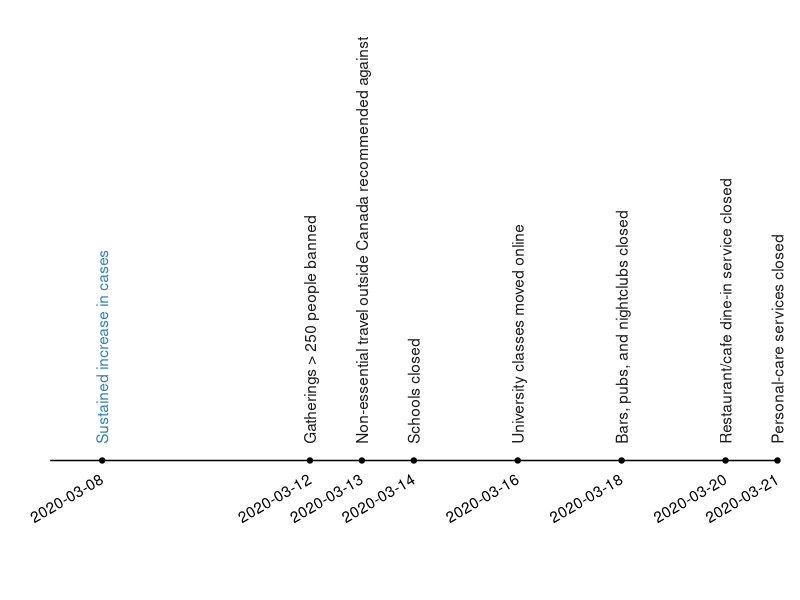
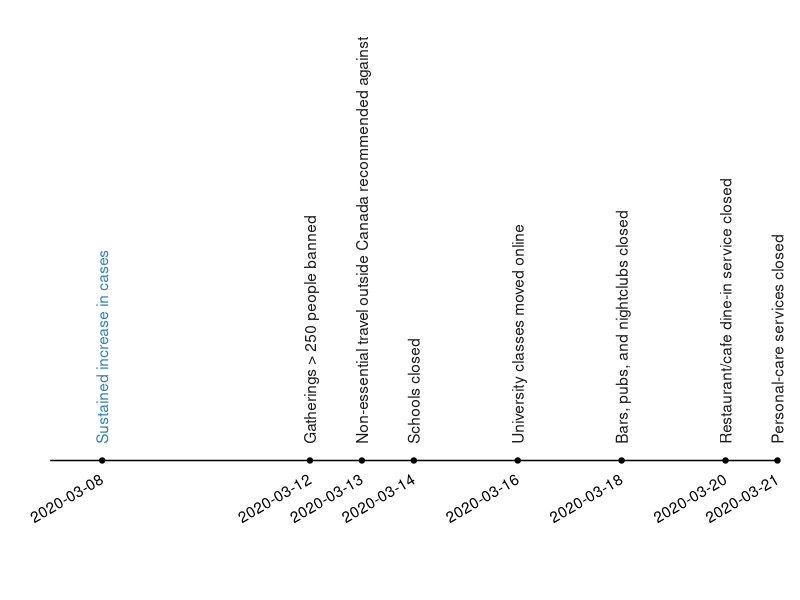

These charts were generated, in order, by the following R code:
d <- readr::read_csv("timeline.csv", comment = "#")

library(ggplot2)

# d$event <- gsub("non-essential travel", "non-essential\ntravel", d$event)
d$event <- gsub("non-essential", "\nnon-essential", d$event)
d$type <- c("A", rep("B", length(d$event) - 1))
g <- ggplot(d, aes(date, 1, label = event)) + geom_point() + theme_void() +
  ylim(0.9, 1.4) +
  annotate("line",
    x = seq(lubridate::ymd("2020-03-07"), lubridate::ymd("2020-03-21"), by= "1 day"),
    y = 1) +
  coord_cartesian(clip = 'off') +
  geom_text(y = 1.015, angle = 90, hjust = 0, aes(colour = type), lineheight = .8) +
  scale_color_manual(values = c(RColorBrewer::brewer.pal(6, "Blues")[5], "grey10")) +
  guides(colour = FALSE) +
  geom_text(y = 0.985, aes(label = date), angle = 30, hjust = 1) +
  theme(plot.margin = margin(t = -10, r = -10, b = 0, l = 10, unit = "pt"))

print(g)
ggsave("figs-ms/timeline.png", width =  6, height = 4)
